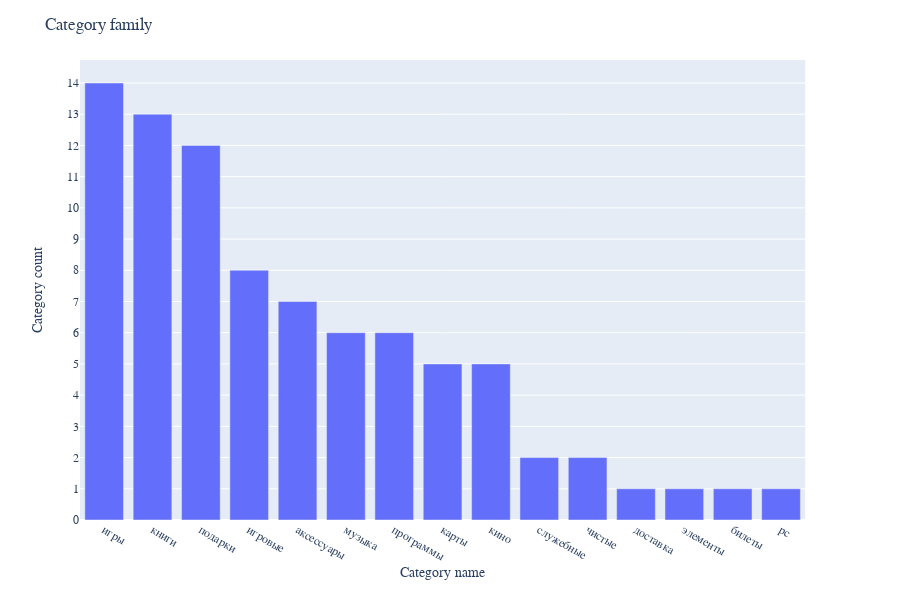

Source (notebook cell):
### Markdown cell above
- Family category is first part of category name (before dash symbol)
- Family category  maximum count of categories is 14 `'игры'`
- Category names which consist only of one level contains 1 or 2 categories.

### Code cell
item_category_names = pd.Series(BasicPreprocessText().vectorize_process_text(item_cat['item_category_name']))
item_category_names_category_1 = item_category_names.apply(lambda x: x.split()[0])
item_category_names_category_1 = (item_category_names_category_1.value_counts()
.to_frame().reset_index())

item_category_names_category_1.columns = ['name', 'item_cat_count']
fig = (px.bar(item_category_names_category_1, x='name', y='item_cat_count')
.update_xaxes(type='category', title_text = "Category name")
.update_yaxes(nticks=20, title_text = "Category count"))

set_plotly_layout(fig, "Category family").show()

### Figure 1 — Plotly figure (JSON) as saved in the notebook; plotly's stock layout.template omitted (floating-point values rounded to 4 significant figures)
{"data": [{"alignmentgroup": "True", "hoverlabel": {"namelength": 0}, "hovertemplate": "name=%{x}<br>item_cat_count=%{y}", "legendgroup": "", "marker": {"color": "#636efa"}, "name": "", "offsetgroup": "", "orientation": "v", "showlegend": false, "textposition": "auto", "type": "bar", "x": ["игры", "книги", "подарки", "игровые", "аксессуары", "музыка", "программы", "карты", "кино", "служебные", "чистые", "доставка", "элементы", "билеты", "pc"], "xaxis": "x", "y": [14, 13, 12, 8, 7, 6, 6, 5, 5, 2, 2, 1, 1, 1, 1], "yaxis": "y"}], "layout": {"barmode": "relative", "font": {"family": "Helvetica", "size": 12}, "height": 600, "legend": {"tracegroupgap": 0}, "margin": {"t": 60}, "title": {"text": "Category family"}, "xaxis": {"anchor": "y", "domain": [0, 0.98], "title": {"text": "Category name"}, "type": "category"}, "yaxis": {"anchor": "x", "domain": [0, 1], "nticks": 20, "scaleanchor": "x", "scaleratio": 1, "title": {"text": "Category count"}}}}
